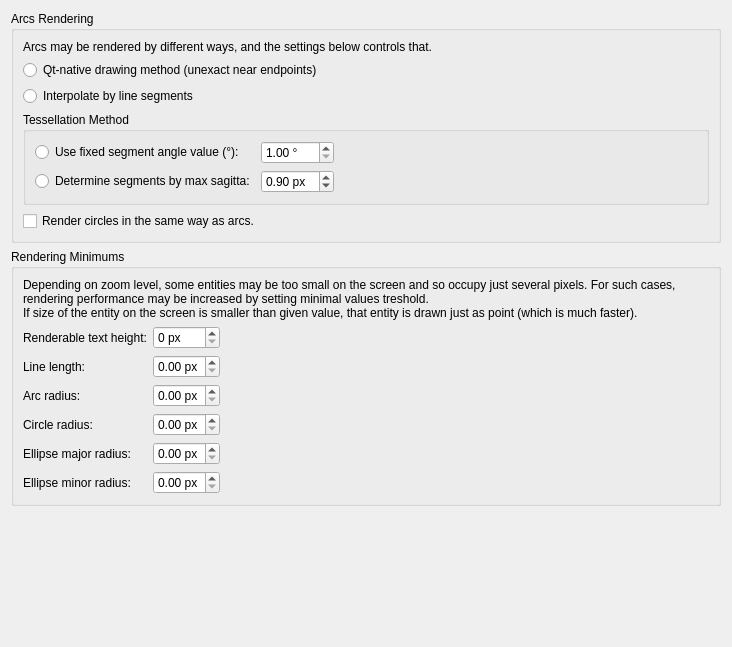
<?xml version="1.0" encoding="UTF-8"?>
<!--
  - *
  - This file is part of the LibreCAD project, a 2D CAD program
  -
  - Copyright (C) 2026 LibreCAD.org
  - Copyright (C) 2026 sand1024
  -
  - This program is free software; you can redistribute it and/or
  - modify it under the terms of the GNU General Public License
  - as published by the Free Software Foundation; either version 2
  - of the License, or (at your option) any later version.
  -
  - This program is distributed in the hope that it will be useful,
  - but WITHOUT ANY WARRANTY; without even the implied warranty of
  - MERCHANTABILITY or FITNESS FOR A PARTICULAR PURPOSE.  See the
  - GNU General Public License for more details.
  -
  - You should have received a copy of the GNU General Public License
  - along with this program; if not, write to the Free Software
  - Foundation, Inc., 51 Franklin Street, Fifth Floor, Boston, MA  02110-1301, USA.
  -->

<ui version="4.0">
 <class>LC_SettingsPageDraftingMetricsRenderer</class>
 <widget class="QWidget" name="LC_SettingsPageDraftingMetricsRenderer">
  <property name="geometry">
   <rect>
    <x>0</x>
    <y>0</y>
    <width>732</width>
    <height>647</height>
   </rect>
  </property>
  <layout class="QVBoxLayout" name="mainLayout">
   <item>
    <widget class="QGroupBox" name="gbArcs">
     <property name="title">
      <string>Arcs Rendering</string>
     </property>
     <layout class="QVBoxLayout" name="layArcs">
      <item>
       <widget class="QLabel" name="label">
        <property name="text">
         <string>Arcs may be rendered by different ways, and the settings below controls that.</string>
        </property>
        <property name="wordWrap">
         <bool>true</bool>
        </property>
       </widget>
      </item>
      <item>
       <widget class="QRadioButton" name="rbRenderArcQT">
        <property name="toolTip">
         <string>Standard Rendering

If this method is selected, arcs are drawn using
methods of QT library.  On large zooms, arcs may be
rendered with errors near endpoints.</string>
        </property>
        <property name="text">
         <string>Qt-native drawing method (unexact near endpoints)</string>
        </property>
       </widget>
      </item>
      <item>
       <widget class="QRadioButton" name="rbRenderArcInterpolate">
        <property name="toolTip">
         <string>Arcs By Lines

If selected, archs are drawn using staight line chord segments
interpolation. This eliminates drawing artefacts near to 
endpoints, yet in some cases resulting arcs may be less
smooth, yet without drawing errors near endpoints on large zooms.
</string>
        </property>
        <property name="text">
         <string>Interpolate by line segments</string>
        </property>
       </widget>
      </item>
      <item>
       <widget class="QGroupBox" name="gbInterpolateMethod">
        <property name="title">
         <string>Tessellation Method</string>
        </property>
        <layout class="QGridLayout" name="gridLayout">
         <item row="1" column="1">
          <widget class="QDoubleSpinBox" name="sbRenderArcMaxSagitta">
           <property name="toolTip">
            <string>Max Error

Maximum allowable distance (in pixels)
between chord and true arc curve that 
represents maximal interpolation error.</string>
           </property>
           <property name="prefix">
            <string/>
           </property>
           <property name="suffix">
            <string> px</string>
           </property>
           <property name="decimals">
            <number>2</number>
           </property>
           <property name="minimum">
            <double>0.050000000000000</double>
           </property>
           <property name="maximum">
            <double>20.000000000000000</double>
           </property>
           <property name="singleStep">
            <double>0.050000000000000</double>
           </property>
           <property name="value">
            <double>0.900000000000000</double>
           </property>
          </widget>
         </item>
         <item row="0" column="1">
          <widget class="QDoubleSpinBox" name="sbRenderArcSegmentAngle">
           <property name="toolTip">
            <string>Fixed Segment Angle

Value of fixed central angle (in degrees)
for each interpolation segment.</string>
           </property>
           <property name="suffix">
            <string> °</string>
           </property>
           <property name="minimum">
            <double>1.000000000000000</double>
           </property>
           <property name="maximum">
            <double>30.000000000000000</double>
           </property>
          </widget>
         </item>
         <item row="1" column="0">
          <widget class="QRadioButton" name="rbRenderArcMethodSagitta">
           <property name="toolTip">
            <string>Maximal Error

If selected, subdivide arcs adaptively so the angle
of the line interpolation segment is calculated to 
ensure that resulting sagitta (height of arc segment) that 
represents a maximal distance between interpolated and 
true arc is less than specified. </string>
           </property>
           <property name="text">
            <string>Determine segments by max sagitta:</string>
           </property>
          </widget>
         </item>
         <item row="0" column="0">
          <widget class="QRadioButton" name="rbRenderArcMethodFixed">
           <property name="toolTip">
            <string>Fixed Segments Amount

If selected, subdivide arcs by a fixed angular segment increments
with specified fixed angle of line interpolation segment. 
Smaller angle deliver more smooth arc yet is slower..</string>
           </property>
           <property name="text">
            <string>Use fixed segment angle value (°):</string>
           </property>
          </widget>
         </item>
         <item row="0" column="2">
          <spacer name="horizontalSpacer">
           <property name="orientation">
            <enum>Qt::Orientation::Horizontal</enum>
           </property>
           <property name="sizeHint" stdset="0">
            <size>
             <width>0</width>
             <height>0</height>
            </size>
           </property>
          </spacer>
         </item>
        </layout>
       </widget>
      </item>
      <item>
       <widget class="QCheckBox" name="cbRenderCirclesAsArcs">
        <property name="toolTip">
         <string>Render Cricles

If selected, the same rendering settings
will be applied also to circles rendering.</string>
        </property>
        <property name="text">
         <string>Render circles in the same way as arcs.</string>
        </property>
       </widget>
      </item>
     </layout>
    </widget>
   </item>
   <item>
    <widget class="QGroupBox" name="gbMinimums">
     <property name="title">
      <string>Rendering Minimums</string>
     </property>
     <layout class="QGridLayout" name="gridLayout_2">
      <item row="5" column="0">
       <widget class="QLabel" name="lblRenderMinEllipseMajor">
        <property name="text">
         <string>Ellipse major radius:</string>
        </property>
       </widget>
      </item>
      <item row="3" column="0">
       <widget class="QLabel" name="lblRenderMinArcRadius">
        <property name="text">
         <string>Arc radius:</string>
        </property>
       </widget>
      </item>
      <item row="2" column="1">
       <widget class="QDoubleSpinBox" name="sbRenderMinLineLen">
        <property name="toolTip">
         <string>Minimal Line Length

If screen length of the line in pixels is less than
given value, the line is drawn as point.</string>
        </property>
        <property name="suffix">
         <string> px</string>
        </property>
        <property name="decimals">
         <number>2</number>
        </property>
        <property name="maximum">
         <double>5.000000000000000</double>
        </property>
        <property name="singleStep">
         <double>0.500000000000000</double>
        </property>
       </widget>
      </item>
      <item row="3" column="1">
       <widget class="QDoubleSpinBox" name="sbRenderMinArcRadius">
        <property name="toolTip">
         <string>Minimal Arc Screen Radius

If screen radius of arc in pixels is less than
provided value, the arc is drawn as point.
</string>
        </property>
        <property name="suffix">
         <string> px</string>
        </property>
        <property name="decimals">
         <number>2</number>
        </property>
        <property name="maximum">
         <double>5.000000000000000</double>
        </property>
        <property name="singleStep">
         <double>0.500000000000000</double>
        </property>
       </widget>
      </item>
      <item row="6" column="0">
       <widget class="QLabel" name="lblRenderMinEllipseMinor">
        <property name="text">
         <string>Ellipse minor radius:</string>
        </property>
       </widget>
      </item>
      <item row="2" column="0">
       <widget class="QLabel" name="lblRenderMinLineLen">
        <property name="text">
         <string>Line length:</string>
        </property>
       </widget>
      </item>
      <item row="4" column="0">
       <widget class="QLabel" name="lblRenderMinCircleRadius">
        <property name="text">
         <string>Circle radius:</string>
        </property>
       </widget>
      </item>
      <item row="6" column="1">
       <widget class="QDoubleSpinBox" name="sbRenderMinEllipseMinor">
        <property name="toolTip">
         <string>Minimal Ellipse Minor Radius

If screen size for minor ellipse axis is less than
specified value, the ellipse is drawn as line.</string>
        </property>
        <property name="suffix">
         <string> px</string>
        </property>
        <property name="decimals">
         <number>2</number>
        </property>
        <property name="maximum">
         <double>5.000000000000000</double>
        </property>
        <property name="singleStep">
         <double>0.500000000000000</double>
        </property>
       </widget>
      </item>
      <item row="4" column="1">
       <widget class="QDoubleSpinBox" name="sbRenderMinCircleRadius">
        <property name="toolTip">
         <string>Minimum Circle Screen Radius

If screen radius of circle in pixels is less than provided
value, the circle is drawn as point.</string>
        </property>
        <property name="suffix">
         <string> px</string>
        </property>
        <property name="decimals">
         <number>2</number>
        </property>
        <property name="maximum">
         <double>5.000000000000000</double>
        </property>
        <property name="singleStep">
         <double>0.500000000000000</double>
        </property>
       </widget>
      </item>
      <item row="1" column="1">
       <widget class="QSpinBox" name="sbTextMinHeight">
        <property name="toolTip">
         <string>Minimal Text Height

If screen pixel height of text line on the screen is
less than specified pixels, placholder line will be 
drawn instead of text line.</string>
        </property>
        <property name="suffix">
         <string> px</string>
        </property>
        <property name="minimum">
         <number>0</number>
        </property>
        <property name="maximum">
         <number>15</number>
        </property>
       </widget>
      </item>
      <item row="1" column="0">
       <widget class="QLabel" name="lblTextMinHeight">
        <property name="text">
         <string>Renderable text height:</string>
        </property>
       </widget>
      </item>
      <item row="5" column="1">
       <widget class="QDoubleSpinBox" name="sbRenderMinEllipseMajor">
        <property name="toolTip">
         <string>Minimal Ellipse Major Screen Radius

If screen size in pixels for major ellipse axis is less than
specified value, the ellipse is drawn as point.</string>
        </property>
        <property name="suffix">
         <string> px</string>
        </property>
        <property name="decimals">
         <number>2</number>
        </property>
        <property name="maximum">
         <double>5.000000000000000</double>
        </property>
        <property name="singleStep">
         <double>0.500000000000000</double>
        </property>
       </widget>
      </item>
      <item row="2" column="2">
       <spacer name="horizontalSpacer_2">
        <property name="orientation">
         <enum>Qt::Orientation::Horizontal</enum>
        </property>
        <property name="sizeHint" stdset="0">
         <size>
          <width>0</width>
          <height>0</height>
         </size>
        </property>
       </spacer>
      </item>
      <item row="0" column="0" colspan="3">
       <widget class="QLabel" name="label_2">
        <property name="text">
         <string>Depending on zoom level, some entities may be too small on the screen and so occupy just several pixels. For such cases, rendering performance may be increased by setting minimal values treshold.
If size of the entity on the screen is smaller than given value, that entity is drawn just as point (which is much faster).</string>
        </property>
        <property name="wordWrap">
         <bool>true</bool>
        </property>
       </widget>
      </item>
     </layout>
    </widget>
   </item>
   <item>
    <spacer name="verticalSpacer">
     <property name="orientation">
      <enum>Qt::Orientation::Vertical</enum>
     </property>
     <property name="sizeHint" stdset="0">
      <size>
       <width>0</width>
       <height>0</height>
      </size>
     </property>
    </spacer>
   </item>
  </layout>
 </widget>
 <resources/>
 <connections/>
</ui>
